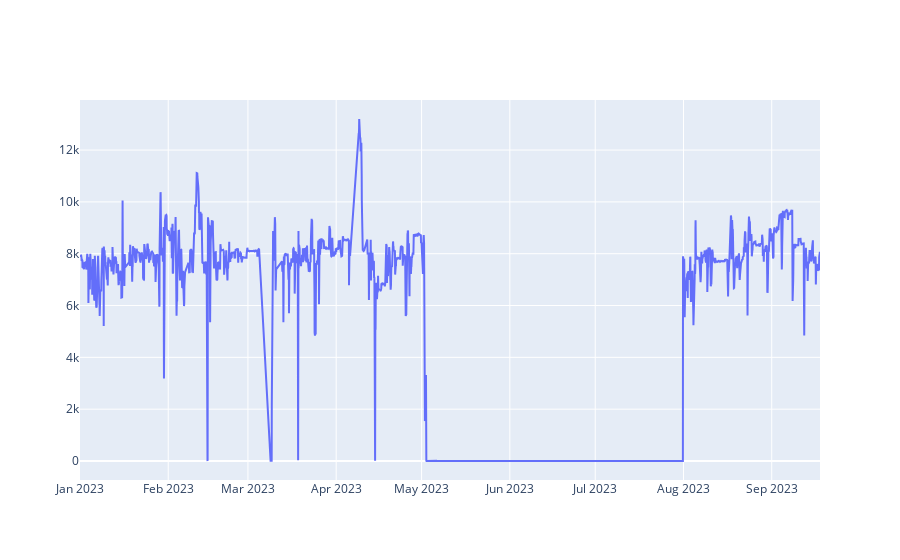

Notebook code cell kept with this figure:
### Code cell
# visualize the distribution of the target variable using plotly
fig = go.Figure()
fig.add_trace(go.Scatter(x=y.index, y=y, mode='lines', name='target'))
fig.show()

### Figure 1 — Plotly figure (JSON) as saved in the notebook; plotly's stock layout.template omitted (floating-point values rounded to 4 significant figures; data arrays with more than 128 entries replaced by an {"elided": "..."} marker saying what was removed)
{"data": [{"mode": "lines", "name": "target", "type": "scatter", "x": {"elided": "4252 str values"}, "y": {"elided": "4252 float values"}}], "layout": {}}
